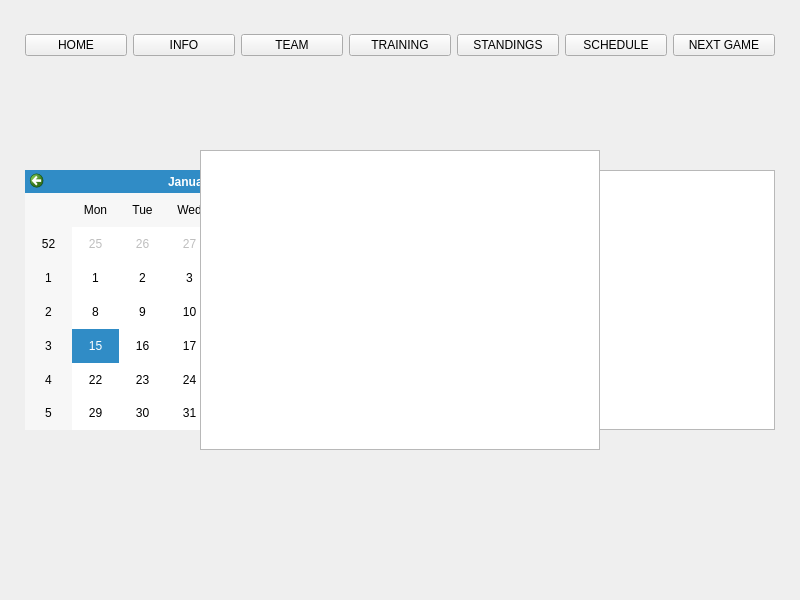
<?xml version="1.0" encoding="UTF-8"?>
<ui version="4.0">
 <class>main_gui_form</class>
 <widget class="QWidget" name="main_gui_form">
  <property name="geometry">
   <rect>
    <x>0</x>
    <y>0</y>
    <width>800</width>
    <height>600</height>
   </rect>
  </property>
  <property name="baseSize">
   <size>
    <width>800</width>
    <height>600</height>
   </size>
  </property>
  <property name="windowTitle">
   <string>HOME</string>
  </property>
  <widget class="QWidget" name="top_bar" native="true">
   <property name="geometry">
    <rect>
     <x>25</x>
     <y>10</y>
     <width>750</width>
     <height>70</height>
    </rect>
   </property>
   <layout class="QHBoxLayout" name="horizontalLayout">
    <item>
     <widget class="QPushButton" name="home_button">
      <property name="text">
       <string>HOME</string>
      </property>
     </widget>
    </item>
    <item>
     <widget class="QPushButton" name="info_button">
      <property name="text">
       <string>INFO</string>
      </property>
     </widget>
    </item>
    <item>
     <widget class="QPushButton" name="team_button">
      <property name="text">
       <string>TEAM</string>
      </property>
     </widget>
    </item>
    <item>
     <widget class="QPushButton" name="training_button">
      <property name="text">
       <string>TRAINING</string>
      </property>
     </widget>
    </item>
    <item>
     <widget class="QPushButton" name="standings_button">
      <property name="text">
       <string>STANDINGS</string>
      </property>
     </widget>
    </item>
    <item>
     <widget class="QPushButton" name="schedule_button">
      <property name="text">
       <string>SCHEDULE</string>
      </property>
     </widget>
    </item>
    <item>
     <widget class="QPushButton" name="next_game_button">
      <property name="text">
       <string>NEXT GAME</string>
      </property>
     </widget>
    </item>
   </layout>
  </widget>
  <widget class="QWidget" name="home" native="true">
   <property name="geometry">
    <rect>
     <x>25</x>
     <y>170</y>
     <width>750</width>
     <height>260</height>
    </rect>
   </property>
   <layout class="QHBoxLayout" name="horizontalLayout_2">
    <item>
     <layout class="QVBoxLayout" name="verticalLayout">
      <item>
       <widget class="QCalendarWidget" name="calendar_widget"/>
      </item>
     </layout>
    </item>
    <item>
     <widget class="QListWidget" name="info_list"/>
    </item>
    <item>
     <layout class="QVBoxLayout" name="verticalLayout_2"/>
    </item>
   </layout>
  </widget>
  <widget class="QListWidget" name="team_info">
   <property name="geometry">
    <rect>
     <x>200</x>
     <y>150</y>
     <width>400</width>
     <height>300</height>
    </rect>
   </property>
  </widget>
 </widget>
 <resources/>
 <connections/>
</ui>
